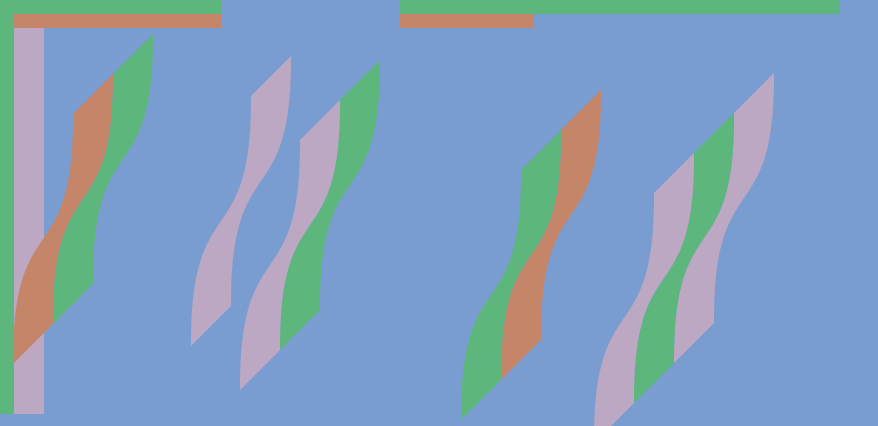
Frame 1 (no input)
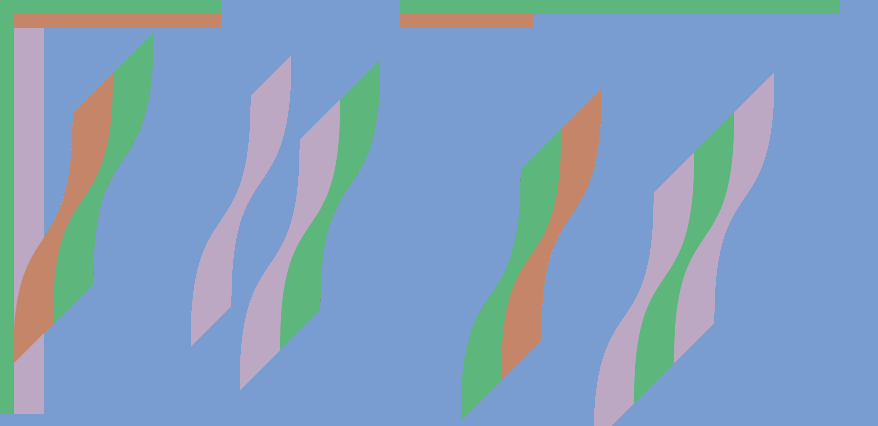
Frame 60 (the mouse pressed at the canvas centre just before this capture)
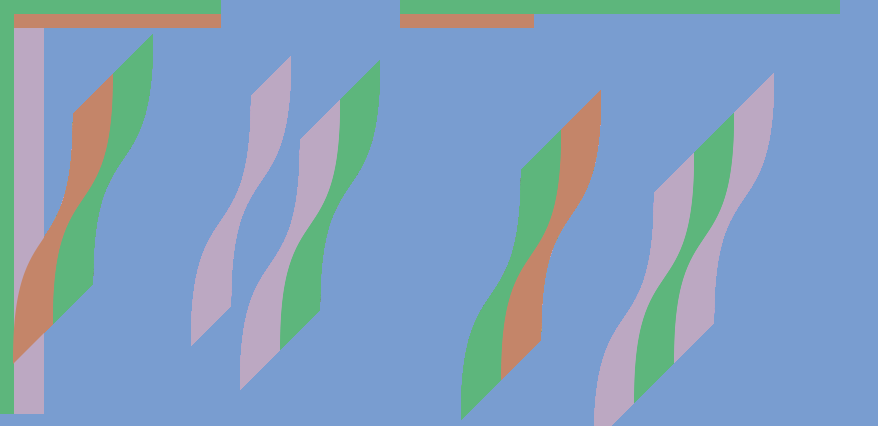
Frame 120 (the mouse held since frame 60 and released just before this capture)

The Processing sketch that drew these frames (run headless with seeded random() and noise(); from frame 60 on, the mouse is pressed at the canvas centre):

// Processing sketch: RileyBlueLaReserva
// ── RileyBlueLaReserva.pde
ColorPalette PAL;

void setup() {
  size(878, 426);
  PAL = new ColorPalette();
  background(PAL.blue);
}

void draw() {
  noStroke();
  // Green rectangle vertical 0, 0 -> 14, 414
  fill(PAL.green);
  rect(0, 0, 14, 414);
  // Green rectangle horizontal  
  rect(0, 0, 221, 14);
  // Green rectangle horizontal  
  rect(400, 0, 440, 14);
  
  // LightBrown rectangle horizontal
  fill(PAL.lightbrown);
  rect(14, 14, 221 - 14, 14);
  rect(400, 14, 134, 14);
  
  fill(PAL.purple);
  rect(14, 28, 30, 386);

  // First bezier blob.
  drawARileyBlob(13, 364, PAL.lightbrown);
  drawARileyBlob(53, 324, PAL.green);
  drawARileyBlob(191, 346, PAL.purple);
  
  drawARileyBlob(674, 363, PAL.purple);
  drawARileyBlob(634, 403, PAL.green);
  drawARileyBlob(594, 443, PAL.purple);


  
  drawARileyBlob(501, 380, PAL.lightbrown);
  drawARileyBlob(461, 420, PAL.green);

  drawARileyBlob(280, 350, PAL.green);
  drawARileyBlob(240, 390, PAL.purple);

}

void drawARileyBlob(int x, int y, color c) {
  fill(c);
  beginShape();
  vertex(x, y);
  int anch_x = 1;
  int anch_y = 160;
  int w = 40;
  int tl_x = x+ 60;
  int tl_y = y - 250;
  bezierVertex(x- anch_x, y - anch_y, tl_x + anch_x, tl_y + anch_y, tl_x, tl_y);
  int tr_x = tl_x + w;
  int tr_y = tl_y - w ;
  vertex(tr_x, tr_y);
  int br_x = x + w;
  int br_y = y - w;
  bezierVertex(tr_x + anch_x, tr_y + anch_y, br_x - anch_x, br_y - anch_y, br_x, br_y);
  endShape(CLOSE);
}

class ColorPalette {
  color blue;
  color green;
  color purple;
  color darkbrown;
  color lightbrown;
  
  ColorPalette() {
    blue = color(121, 157, 208);
    green = color(93, 182, 124);
    darkbrown = color(168, 102, 35);
    lightbrown = color(196, 133, 105);
    purple = color(188, 168, 194);
  }
}
